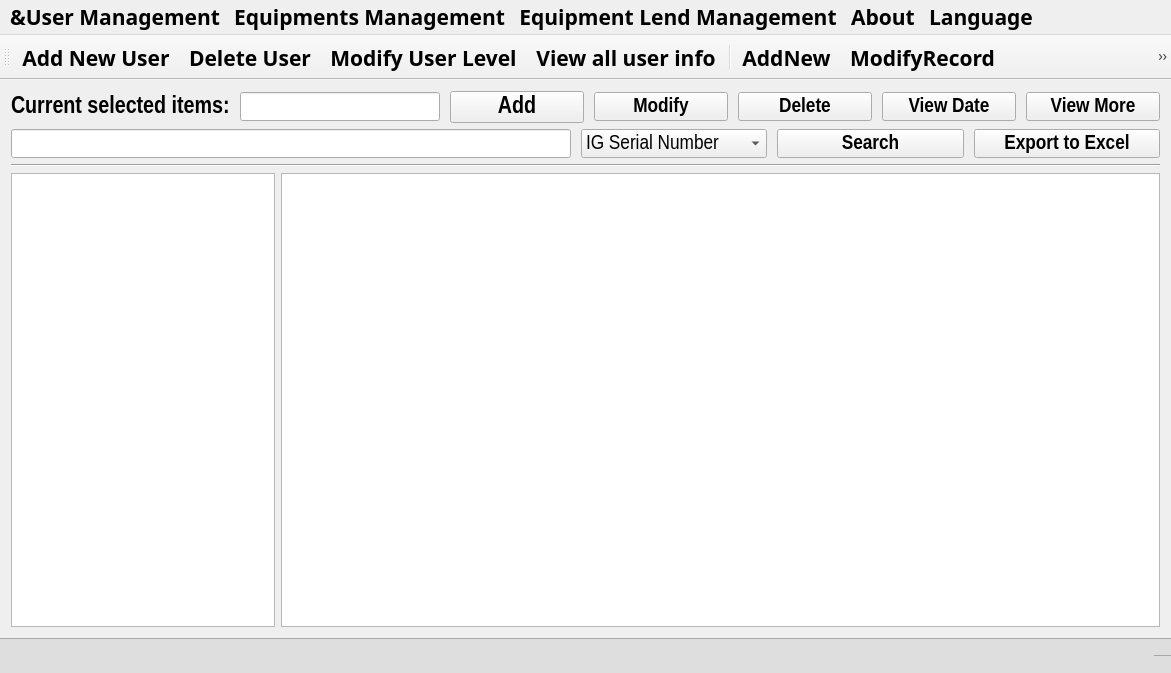
<?xml version="1.0" encoding="UTF-8"?>
<ui version="4.0">
 <class>MainWindow</class>
 <widget class="QMainWindow" name="MainWindow">
  <property name="geometry">
   <rect>
    <x>0</x>
    <y>0</y>
    <width>1171</width>
    <height>673</height>
   </rect>
  </property>
  <property name="font">
   <font>
    <family>Arial Black</family>
    <pointsize>16</pointsize>
    <weight>75</weight>
    <bold>true</bold>
   </font>
  </property>
  <property name="windowTitle">
   <string notr="true">MainWindow</string>
  </property>
  <property name="windowIcon">
   <iconset resource="Icon.qrc">
    <normaloff>:/images/Title.bmp</normaloff>:/images/Title.bmp</iconset>
  </property>
  <widget class="QWidget" name="centralWidget">
   <layout class="QHBoxLayout" name="horizontalLayout_2">
    <item>
     <layout class="QVBoxLayout" name="verticalLayout_2">
      <item>
       <layout class="QHBoxLayout" name="horizontalLayout_Button">
        <property name="spacing">
         <number>10</number>
        </property>
        <property name="sizeConstraint">
         <enum>QLayout::SetDefaultConstraint</enum>
        </property>
        <property name="topMargin">
         <number>0</number>
        </property>
        <item>
         <widget class="QLabel" name="label">
          <property name="font">
           <font>
            <family>Arial Narrow</family>
            <pointsize>18</pointsize>
            <weight>75</weight>
            <bold>true</bold>
           </font>
          </property>
          <property name="text">
           <string>Current selected items:</string>
          </property>
         </widget>
        </item>
        <item>
         <widget class="QLineEdit" name="lineEdit">
          <property name="maximumSize">
           <size>
            <width>200</width>
            <height>16777215</height>
           </size>
          </property>
          <property name="font">
           <font>
            <family>Arial Narrow</family>
            <pointsize>16</pointsize>
            <weight>75</weight>
            <bold>true</bold>
           </font>
          </property>
          <property name="text">
           <string/>
          </property>
         </widget>
        </item>
        <item>
         <widget class="QPushButton" name="AddnewEquipment">
          <property name="font">
           <font>
            <family>Arial Narrow</family>
            <pointsize>18</pointsize>
            <weight>75</weight>
            <bold>true</bold>
           </font>
          </property>
          <property name="text">
           <string>Add</string>
          </property>
          <property name="icon">
           <iconset>
            <normaloff>images/new.png</normaloff>images/new.png</iconset>
          </property>
         </widget>
        </item>
        <item>
         <widget class="QPushButton" name="ModifyButton">
          <property name="font">
           <font>
            <family>Arial Narrow</family>
            <pointsize>16</pointsize>
            <weight>75</weight>
            <bold>true</bold>
           </font>
          </property>
          <property name="text">
           <string>Modify</string>
          </property>
          <property name="icon">
           <iconset>
            <normaloff>images/modify2.png</normaloff>images/modify2.png</iconset>
          </property>
         </widget>
        </item>
        <item>
         <widget class="QPushButton" name="DeleteButton">
          <property name="font">
           <font>
            <family>Arial Narrow</family>
            <pointsize>16</pointsize>
            <weight>75</weight>
            <bold>true</bold>
           </font>
          </property>
          <property name="text">
           <string>Delete</string>
          </property>
          <property name="icon">
           <iconset>
            <normaloff>images/deleteequipment.png</normaloff>images/deleteequipment.png</iconset>
          </property>
         </widget>
        </item>
        <item>
         <widget class="QPushButton" name="UpdateCalVerDate">
          <property name="font">
           <font>
            <family>Arial Narrow</family>
            <pointsize>16</pointsize>
            <weight>75</weight>
            <bold>true</bold>
           </font>
          </property>
          <property name="text">
           <string>View Date</string>
          </property>
          <property name="icon">
           <iconset>
            <normaloff>images/calendar.png</normaloff>images/calendar.png</iconset>
          </property>
         </widget>
        </item>
        <item>
         <widget class="QPushButton" name="pushButton_ViewMoreInfo">
          <property name="font">
           <font>
            <family>Arial Narrow</family>
            <weight>75</weight>
            <bold>true</bold>
           </font>
          </property>
          <property name="text">
           <string>View More</string>
          </property>
          <property name="icon">
           <iconset>
            <normaloff>images/viewdetail.png</normaloff>images/viewdetail.png</iconset>
          </property>
         </widget>
        </item>
       </layout>
      </item>
      <item>
       <layout class="QHBoxLayout" name="horizontalLayout_Search" stretch="3,1,1,1">
        <property name="spacing">
         <number>10</number>
        </property>
        <property name="sizeConstraint">
         <enum>QLayout::SetDefaultConstraint</enum>
        </property>
        <property name="topMargin">
         <number>0</number>
        </property>
        <item>
         <widget class="QLineEdit" name="lineEdit_Search">
          <property name="enabled">
           <bool>true</bool>
          </property>
          <property name="maximumSize">
           <size>
            <width>16777215</width>
            <height>16777215</height>
           </size>
          </property>
          <property name="font">
           <font>
            <family>Arial Narrow</family>
            <pointsize>16</pointsize>
            <weight>50</weight>
            <bold>false</bold>
           </font>
          </property>
          <property name="text">
           <string/>
          </property>
         </widget>
        </item>
        <item>
         <widget class="QComboBox" name="comboBox_Search">
          <property name="font">
           <font>
            <family>Arial Narrow</family>
            <weight>50</weight>
            <bold>false</bold>
           </font>
          </property>
          <item>
           <property name="text">
            <string>IG Serial Number</string>
           </property>
          </item>
          <item>
           <property name="text">
            <string>Model Name</string>
           </property>
          </item>
          <item>
           <property name="text">
            <string>Location or PIC</string>
           </property>
          </item>
          <item>
           <property name="text">
            <string>Status</string>
           </property>
          </item>
          <item>
           <property name="text">
            <string>For What Project</string>
           </property>
          </item>
         </widget>
        </item>
        <item>
         <widget class="QPushButton" name="pushButton_Search">
          <property name="font">
           <font>
            <family>Arial Narrow</family>
            <weight>75</weight>
            <bold>true</bold>
           </font>
          </property>
          <property name="text">
           <string>Search</string>
          </property>
          <property name="icon">
           <iconset>
            <normaloff>images/search.png</normaloff>images/search.png</iconset>
          </property>
         </widget>
        </item>
        <item>
         <widget class="QPushButton" name="pushButton_Export">
          <property name="font">
           <font>
            <family>Arial Narrow</family>
            <weight>75</weight>
            <bold>true</bold>
           </font>
          </property>
          <property name="text">
           <string>Export to Excel</string>
          </property>
          <property name="icon">
           <iconset>
            <normaloff>images/export_excel.png</normaloff>images/export_excel.png</iconset>
          </property>
         </widget>
        </item>
       </layout>
      </item>
      <item>
       <widget class="Line" name="line">
        <property name="orientation">
         <enum>Qt::Horizontal</enum>
        </property>
       </widget>
      </item>
      <item>
       <layout class="QHBoxLayout" name="horizontalLayout" stretch="3,10">
        <item>
         <widget class="QListView" name="listView">
          <property name="font">
           <font>
            <family>Arial Unicode MS</family>
            <pointsize>14</pointsize>
           </font>
          </property>
          <property name="acceptDrops">
           <bool>true</bool>
          </property>
          <property name="autoFillBackground">
           <bool>false</bool>
          </property>
          <property name="styleSheet">
           <string notr="true">selection-background-color: rgb(255, 170, 255);</string>
          </property>
          <property name="midLineWidth">
           <number>0</number>
          </property>
          <property name="editTriggers">
           <set>QAbstractItemView::NoEditTriggers</set>
          </property>
          <property name="selectionBehavior">
           <enum>QAbstractItemView::SelectRows</enum>
          </property>
          <property name="movement">
           <enum>QListView::Static</enum>
          </property>
          <property name="isWrapping" stdset="0">
           <bool>false</bool>
          </property>
          <property name="viewMode">
           <enum>QListView::ListMode</enum>
          </property>
          <property name="selectionRectVisible">
           <bool>true</bool>
          </property>
         </widget>
        </item>
        <item>
         <widget class="QTableView" name="tableView">
          <property name="font">
           <font>
            <family>Arial Unicode MS</family>
            <pointsize>12</pointsize>
           </font>
          </property>
          <property name="autoFillBackground">
           <bool>true</bool>
          </property>
          <property name="editTriggers">
           <set>QAbstractItemView::NoEditTriggers</set>
          </property>
          <property name="alternatingRowColors">
           <bool>true</bool>
          </property>
          <property name="selectionMode">
           <enum>QAbstractItemView::SingleSelection</enum>
          </property>
          <property name="selectionBehavior">
           <enum>QAbstractItemView::SelectRows</enum>
          </property>
          <property name="sortingEnabled">
           <bool>true</bool>
          </property>
         </widget>
        </item>
       </layout>
      </item>
     </layout>
    </item>
   </layout>
  </widget>
  <widget class="QMenuBar" name="menuBar">
   <property name="geometry">
    <rect>
     <x>0</x>
     <y>0</y>
     <width>1171</width>
     <height>23</height>
    </rect>
   </property>
   <widget class="QMenu" name="menuUser_Management">
    <property name="title">
     <string>&amp;&amp;User Management</string>
    </property>
    <addaction name="actionAdd_New_User"/>
    <addaction name="actionDelete_User"/>
    <addaction name="actionModify_User_Level"/>
    <addaction name="actionView_all_user_info"/>
   </widget>
   <widget class="QMenu" name="menuData_Management">
    <property name="title">
     <string>Equipments Management</string>
    </property>
    <addaction name="actionAdd_new_Equipment"/>
    <addaction name="actionModify_Ewuipment_information"/>
    <addaction name="actionDelete_Equipment"/>
    <addaction name="actionView_Calibration_verificatin_date"/>
    <addaction name="actionView_More_information_of_Equipment"/>
    <addaction name="separator"/>
    <addaction name="actionSearch_2"/>
    <addaction name="actionExport_to_Excel"/>
   </widget>
   <widget class="QMenu" name="menuAbout">
    <property name="title">
     <string>About</string>
    </property>
    <property name="separatorsCollapsible">
     <bool>false</bool>
    </property>
    <addaction name="actionAbout_this_Program"/>
   </widget>
   <widget class="QMenu" name="menuLendManagement">
    <property name="toolTip">
     <string>Equipment Lent Management</string>
    </property>
    <property name="title">
     <string>Equipment Lend Management</string>
    </property>
    <property name="toolTipsVisible">
     <bool>true</bool>
    </property>
    <addaction name="actionEquipment_lent_Register"/>
    <addaction name="actionEquipment_Return_Register"/>
    <addaction name="actionView_All_lent_Equipments"/>
   </widget>
   <widget class="QMenu" name="menuLanguage">
    <property name="title">
     <string>Language</string>
    </property>
    <addaction name="actionChinese"/>
    <addaction name="actionEnglish"/>
   </widget>
   <addaction name="menuUser_Management"/>
   <addaction name="menuData_Management"/>
   <addaction name="menuLendManagement"/>
   <addaction name="menuAbout"/>
   <addaction name="menuLanguage"/>
  </widget>
  <widget class="QToolBar" name="mainToolBar">
   <property name="toolTip">
    <string>Display toolbar</string>
   </property>
   <attribute name="toolBarArea">
    <enum>TopToolBarArea</enum>
   </attribute>
   <attribute name="toolBarBreak">
    <bool>false</bool>
   </attribute>
   <addaction name="actionAdd_New_User"/>
   <addaction name="actionDelete_User"/>
   <addaction name="actionModify_User_Level"/>
   <addaction name="actionView_all_user_info"/>
   <addaction name="separator"/>
   <addaction name="actionAddNew"/>
   <addaction name="actionModifyRecord"/>
   <addaction name="actionDeleteRecord"/>
   <addaction name="actionUpdateDate"/>
   <addaction name="actionView_More_information_of_Equipment"/>
   <addaction name="separator"/>
   <addaction name="actionSearch"/>
   <addaction name="actionExporttoExcel"/>
   <addaction name="separator"/>
   <addaction name="actionEquipment_lent_Register"/>
   <addaction name="actionEquipment_Return_Register"/>
   <addaction name="actionView_All_lent_Equipments"/>
   <addaction name="separator"/>
   <addaction name="actionAbout"/>
  </widget>
  <widget class="QStatusBar" name="statusBar">
   <property name="styleSheet">
    <string notr="true">font: 75 12pt &quot;Arial Narrow&quot;;
border-top: 1px solid#a6a6a6;
background-color: rgb(222, 222, 222);</string>
   </property>
   <property name="sizeGripEnabled">
    <bool>true</bool>
   </property>
  </widget>
  <action name="actionAddNew">
   <property name="icon">
    <iconset>
     <normaloff>images/new.png</normaloff>images/new.png</iconset>
   </property>
   <property name="text">
    <string>AddNew</string>
   </property>
   <property name="toolTip">
    <string>Add New Record</string>
   </property>
   <property name="statusTip">
    <string>Add New Record</string>
   </property>
   <property name="shortcut">
    <string>Ctrl+N</string>
   </property>
  </action>
  <action name="actionModifyRecord">
   <property name="icon">
    <iconset>
     <normaloff>images/modify2.png</normaloff>images/modify2.png</iconset>
   </property>
   <property name="text">
    <string>ModifyRecord</string>
   </property>
   <property name="toolTip">
    <string>Modify the selected Record</string>
   </property>
   <property name="statusTip">
    <string>Modify the selected Record</string>
   </property>
   <property name="shortcut">
    <string>Ctrl+M</string>
   </property>
  </action>
  <action name="actionDeleteRecord">
   <property name="icon">
    <iconset>
     <normalon>images/delete.png</normalon>
    </iconset>
   </property>
   <property name="text">
    <string>DeleteRecord</string>
   </property>
   <property name="toolTip">
    <string>Delete the Record</string>
   </property>
   <property name="statusTip">
    <string>Delete the Record</string>
   </property>
   <property name="shortcut">
    <string>Ctrl+D</string>
   </property>
  </action>
  <action name="actionUpdateDate">
   <property name="icon">
    <iconset>
     <normaloff>images/calendar.png</normaloff>
     <normalon>images/ok.png</normalon>images/calendar.png</iconset>
   </property>
   <property name="text">
    <string>UpdateDate</string>
   </property>
   <property name="toolTip">
    <string>History Cal/Ver Date</string>
   </property>
   <property name="statusTip">
    <string>Update Cal/Ver Date</string>
   </property>
   <property name="shortcut">
    <string>Ctrl+U</string>
   </property>
  </action>
  <action name="actionAbout">
   <property name="icon">
    <iconset>
     <normaloff>images/about2.png</normaloff>images/about2.png</iconset>
   </property>
   <property name="text">
    <string>About</string>
   </property>
   <property name="toolTip">
    <string>About this program</string>
   </property>
   <property name="statusTip">
    <string>About this program</string>
   </property>
   <property name="shortcut">
    <string>Shift+A</string>
   </property>
  </action>
  <action name="actionAdd_New_User">
   <property name="checkable">
    <bool>false</bool>
   </property>
   <property name="checked">
    <bool>false</bool>
   </property>
   <property name="icon">
    <iconset>
     <normaloff>images/adduser.png</normaloff>images/adduser.png</iconset>
   </property>
   <property name="text">
    <string>Add New User</string>
   </property>
   <property name="statusTip">
    <string>Add New User</string>
   </property>
  </action>
  <action name="actionDelete_User">
   <property name="icon">
    <iconset>
     <normaloff>images/deleteuser.png</normaloff>images/deleteuser.png</iconset>
   </property>
   <property name="text">
    <string>Delete User</string>
   </property>
   <property name="statusTip">
    <string>Delete User</string>
   </property>
  </action>
  <action name="actionModify_User_Level">
   <property name="icon">
    <iconset>
     <normaloff>images/ModifyUser.png</normaloff>images/ModifyUser.png</iconset>
   </property>
   <property name="text">
    <string>Modify User Level</string>
   </property>
   <property name="statusTip">
    <string>Modify User Level</string>
   </property>
  </action>
  <action name="actionView_all_user_info">
   <property name="icon">
    <iconset>
     <normaloff>images/person_details.png</normaloff>images/person_details.png</iconset>
   </property>
   <property name="text">
    <string>View all user info</string>
   </property>
   <property name="statusTip">
    <string>View all user info</string>
   </property>
  </action>
  <action name="actionAdd_new_Equipment">
   <property name="icon">
    <iconset>
     <normaloff>images/new.png</normaloff>images/new.png</iconset>
   </property>
   <property name="text">
    <string>Add new Equipment</string>
   </property>
  </action>
  <action name="actionModify_Ewuipment_information">
   <property name="icon">
    <iconset>
     <normaloff>images/modify2.png</normaloff>images/modify2.png</iconset>
   </property>
   <property name="text">
    <string>Modify Equipment information</string>
   </property>
  </action>
  <action name="actionDelete_Equipment">
   <property name="icon">
    <iconset>
     <normaloff>images/deleteequipment.png</normaloff>images/deleteequipment.png</iconset>
   </property>
   <property name="text">
    <string>Delete Equipment</string>
   </property>
  </action>
  <action name="actionView_Calibration_verificatin_date">
   <property name="icon">
    <iconset>
     <normaloff>images/viewdate.png</normaloff>images/viewdate.png</iconset>
   </property>
   <property name="text">
    <string>View Calibration/verificatin date</string>
   </property>
  </action>
  <action name="actionView_More_information_of_Equipment">
   <property name="icon">
    <iconset>
     <normaloff>images/list.png</normaloff>images/list.png</iconset>
   </property>
   <property name="text">
    <string>View More information of Equipment</string>
   </property>
   <property name="statusTip">
    <string>View More information of Equipment</string>
   </property>
  </action>
  <action name="actionAbout_this_Program">
   <property name="icon">
    <iconset>
     <normaloff>images/about2.png</normaloff>images/about2.png</iconset>
   </property>
   <property name="text">
    <string>About this Program</string>
   </property>
  </action>
  <action name="actionSearch">
   <property name="icon">
    <iconset>
     <normaloff>images/search2.png</normaloff>images/search2.png</iconset>
   </property>
   <property name="text">
    <string>Search</string>
   </property>
   <property name="statusTip">
    <string>Search</string>
   </property>
  </action>
  <action name="actionExporttoExcel">
   <property name="icon">
    <iconset>
     <normaloff>images/export_excel.png</normaloff>images/export_excel.png</iconset>
   </property>
   <property name="text">
    <string>ExporttoExcel</string>
   </property>
   <property name="toolTip">
    <string>Export to Excel</string>
   </property>
   <property name="statusTip">
    <string>Export current table to Excel</string>
   </property>
  </action>
  <action name="actionSearch_2">
   <property name="icon">
    <iconset>
     <normaloff>images/search.png</normaloff>images/search.png</iconset>
   </property>
   <property name="text">
    <string>Search</string>
   </property>
  </action>
  <action name="actionExport_to_Excel">
   <property name="icon">
    <iconset>
     <normaloff>images/export_excel.png</normaloff>images/export_excel.png</iconset>
   </property>
   <property name="text">
    <string>Export to Excel</string>
   </property>
  </action>
  <action name="actionEquipment_lent_Register">
   <property name="icon">
    <iconset>
     <normaloff>images/out.png</normaloff>images/out.png</iconset>
   </property>
   <property name="text">
    <string>Equipment lent Register</string>
   </property>
   <property name="statusTip">
    <string>Equipment lent Register</string>
   </property>
  </action>
  <action name="actionEquipment_Return_Register">
   <property name="icon">
    <iconset>
     <normaloff>images/in.png</normaloff>images/in.png</iconset>
   </property>
   <property name="text">
    <string>Equipment Return Register</string>
   </property>
   <property name="statusTip">
    <string>Equipment Return Register</string>
   </property>
  </action>
  <action name="actionView_All_lent_Equipments">
   <property name="icon">
    <iconset>
     <normaloff>images/list_e.png</normaloff>images/list_e.png</iconset>
   </property>
   <property name="text">
    <string>View All lent Equipments</string>
   </property>
   <property name="statusTip">
    <string>View All lent Equipments</string>
   </property>
  </action>
  <action name="actionChinese">
   <property name="checkable">
    <bool>true</bool>
   </property>
   <property name="checked">
    <bool>true</bool>
   </property>
   <property name="text">
    <string>Chinese</string>
   </property>
  </action>
  <action name="actionEnglish">
   <property name="checkable">
    <bool>true</bool>
   </property>
   <property name="text">
    <string>English</string>
   </property>
  </action>
 </widget>
 <layoutdefault spacing="6" margin="11"/>
 <resources>
  <include location="Icon.qrc"/>
 </resources>
 <connections/>
</ui>
